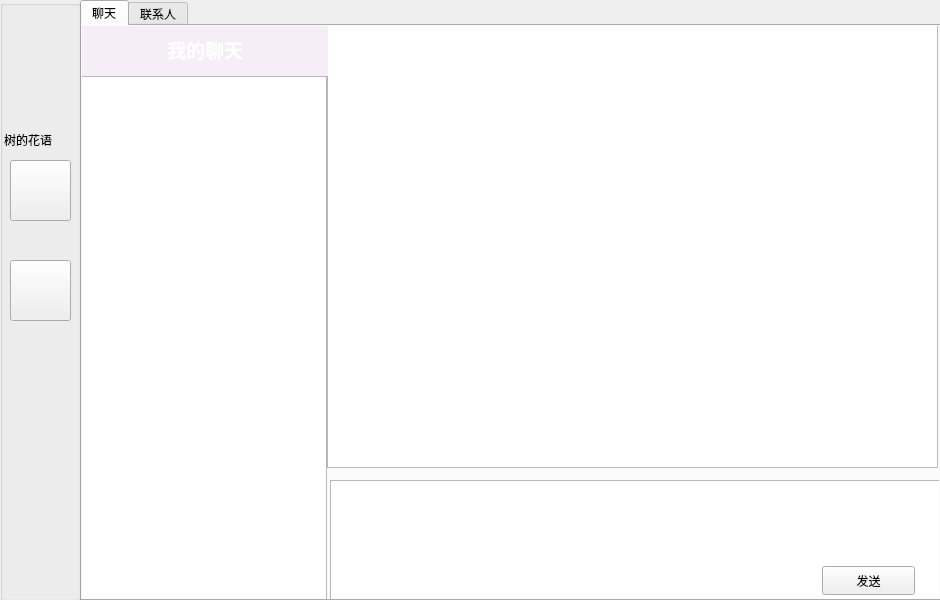
<?xml version="1.0" encoding="UTF-8"?>
<ui version="4.0">
 <class>Widget</class>
 <widget class="QWidget" name="Widget">
  <property name="geometry">
   <rect>
    <x>0</x>
    <y>0</y>
    <width>940</width>
    <height>600</height>
   </rect>
  </property>
  <property name="windowTitle">
   <string/>
  </property>
  <widget class="QTabWidget" name="tabWidget">
   <property name="geometry">
    <rect>
     <x>80</x>
     <y>0</y>
     <width>861</width>
     <height>601</height>
    </rect>
   </property>
   <property name="currentIndex">
    <number>0</number>
   </property>
   <widget class="QWidget" name="tab">
    <attribute name="title">
     <string>聊天</string>
    </attribute>
    <widget class="QListView" name="listView_friend">
     <property name="geometry">
      <rect>
       <x>-6</x>
       <y>50</y>
       <width>251</width>
       <height>561</height>
      </rect>
     </property>
    </widget>
    <widget class="QLabel" name="label_2">
     <property name="geometry">
      <rect>
       <x>500</x>
       <y>230</y>
       <width>91</width>
       <height>91</height>
      </rect>
     </property>
     <property name="text">
      <string/>
     </property>
     <property name="pixmap">
      <pixmap resource="src.qrc">:/images/QQ_background.png</pixmap>
     </property>
     <property name="scaledContents">
      <bool>true</bool>
     </property>
    </widget>
    <widget class="QTextEdit" name="textEdit_send">
     <property name="geometry">
      <rect>
       <x>248</x>
       <y>454</y>
       <width>611</width>
       <height>121</height>
      </rect>
     </property>
    </widget>
    <widget class="QPushButton" name="pushButton_send">
     <property name="geometry">
      <rect>
       <x>740</x>
       <y>540</y>
       <width>93</width>
       <height>29</height>
      </rect>
     </property>
     <property name="text">
      <string>发送</string>
     </property>
    </widget>
    <widget class="QListWidget" name="listWidget_recieve">
     <property name="geometry">
      <rect>
       <x>245</x>
       <y>-9</y>
       <width>611</width>
       <height>451</height>
      </rect>
     </property>
    </widget>
    <widget class="QLabel" name="label_3">
     <property name="geometry">
      <rect>
       <x>0</x>
       <y>-3</y>
       <width>246</width>
       <height>53</height>
      </rect>
     </property>
     <property name="styleSheet">
      <string notr="true">color: rgb(255, 255, 255);
background-color: rgb(246, 238, 247);</string>
     </property>
     <property name="text">
      <string>&lt;html&gt;&lt;head/&gt;&lt;body&gt;&lt;p&gt;&lt;span style=&quot; font-size:14pt; font-weight:700;&quot;&gt;我的聊天&lt;/span&gt;&lt;/p&gt;&lt;/body&gt;&lt;/html&gt;</string>
     </property>
     <property name="alignment">
      <set>Qt::AlignmentFlag::AlignCenter</set>
     </property>
    </widget>
   </widget>
   <widget class="QWidget" name="tab_2">
    <attribute name="title">
     <string>联系人</string>
    </attribute>
    <widget class="QTabWidget" name="tabWidget_contact_person">
     <property name="geometry">
      <rect>
       <x>0</x>
       <y>-30</y>
       <width>245</width>
       <height>681</height>
      </rect>
     </property>
     <property name="styleSheet">
      <string notr="true">border: none; /* 移除所有边框 */
QTabWidget::tabbar {
    alignment: center; /* 将tabBar中的标签水平居中 */
    margin: 0px; /* 移除默认的外边距，避免不必要的空白 */
    padding: 0px; /* 移除默认的内边距，使标签排列更紧凑 */
}</string>
     </property>
     <property name="currentIndex">
      <number>0</number>
     </property>
     <widget class="QWidget" name="tab_3">
      <attribute name="title">
       <string>好友</string>
      </attribute>
      <widget class="QTreeWidget" name="treeWidget_friend">
       <property name="geometry">
        <rect>
         <x>0</x>
         <y>28</y>
         <width>245</width>
         <height>561</height>
        </rect>
       </property>
       <property name="styleSheet">
        <string notr="true">border: none; /* 移除所有边框 */</string>
       </property>
       <column>
        <property name="text">
         <string/>
        </property>
       </column>
      </widget>
     </widget>
     <widget class="QWidget" name="tab_4">
      <attribute name="title">
       <string>群聊</string>
      </attribute>
      <widget class="QTreeWidget" name="treeWidget_group">
       <property name="geometry">
        <rect>
         <x>0</x>
         <y>0</y>
         <width>235</width>
         <height>589</height>
        </rect>
       </property>
       <property name="styleSheet">
        <string notr="true">border: none; /* 移除所有边框 */</string>
       </property>
       <column>
        <property name="text">
         <string/>
        </property>
       </column>
       <item>
        <property name="text">
         <string>我的群聊</string>
        </property>
       </item>
      </widget>
     </widget>
    </widget>
    <widget class="QLabel" name="label">
     <property name="geometry">
      <rect>
       <x>500</x>
       <y>230</y>
       <width>91</width>
       <height>91</height>
      </rect>
     </property>
     <property name="text">
      <string/>
     </property>
     <property name="pixmap">
      <pixmap resource="src.qrc">:/images/QQ_background.png</pixmap>
     </property>
     <property name="scaledContents">
      <bool>true</bool>
     </property>
    </widget>
   </widget>
  </widget>
  <widget class="QGroupBox" name="groupBox">
   <property name="geometry">
    <rect>
     <x>0</x>
     <y>0</y>
     <width>81</width>
     <height>601</height>
    </rect>
   </property>
   <property name="title">
    <string/>
   </property>
   <widget class="QPushButton" name="pushButton_chat">
    <property name="geometry">
     <rect>
      <x>10</x>
      <y>160</y>
      <width>61</width>
      <height>61</height>
     </rect>
    </property>
    <property name="text">
     <string/>
    </property>
    <property name="icon">
     <iconset resource="src.qrc">
      <normaloff>:/images/chat.png</normaloff>:/images/chat.png</iconset>
    </property>
   </widget>
   <widget class="QPushButton" name="pushButton_contact_person">
    <property name="geometry">
     <rect>
      <x>10</x>
      <y>260</y>
      <width>61</width>
      <height>61</height>
     </rect>
    </property>
    <property name="text">
     <string/>
    </property>
    <property name="icon">
     <iconset resource="src.qrc">
      <normaloff>:/images/contactPerson.png</normaloff>:/images/contactPerson.png</iconset>
    </property>
   </widget>
   <widget class="QLabel" name="label_avatar">
    <property name="geometry">
     <rect>
      <x>10</x>
      <y>60</y>
      <width>51</width>
      <height>51</height>
     </rect>
    </property>
    <property name="text">
     <string/>
    </property>
    <property name="pixmap">
     <pixmap resource="src.qrc">:/images/my_image.jpg</pixmap>
    </property>
    <property name="scaledContents">
     <bool>true</bool>
    </property>
   </widget>
   <widget class="QLabel" name="label_title">
    <property name="geometry">
     <rect>
      <x>0</x>
      <y>0</y>
      <width>81</width>
      <height>41</height>
     </rect>
    </property>
    <property name="text">
     <string/>
    </property>
    <property name="pixmap">
     <pixmap resource="src.qrc">:/images/QQ_label.png</pixmap>
    </property>
    <property name="scaledContents">
     <bool>true</bool>
    </property>
   </widget>
   <widget class="QLabel" name="label_name">
    <property name="geometry">
     <rect>
      <x>4</x>
      <y>130</y>
      <width>71</width>
      <height>20</height>
     </rect>
    </property>
    <property name="text">
     <string>树的花语</string>
    </property>
   </widget>
  </widget>
 </widget>
 <resources>
  <include location="src.qrc"/>
 </resources>
 <connections/>
</ui>
